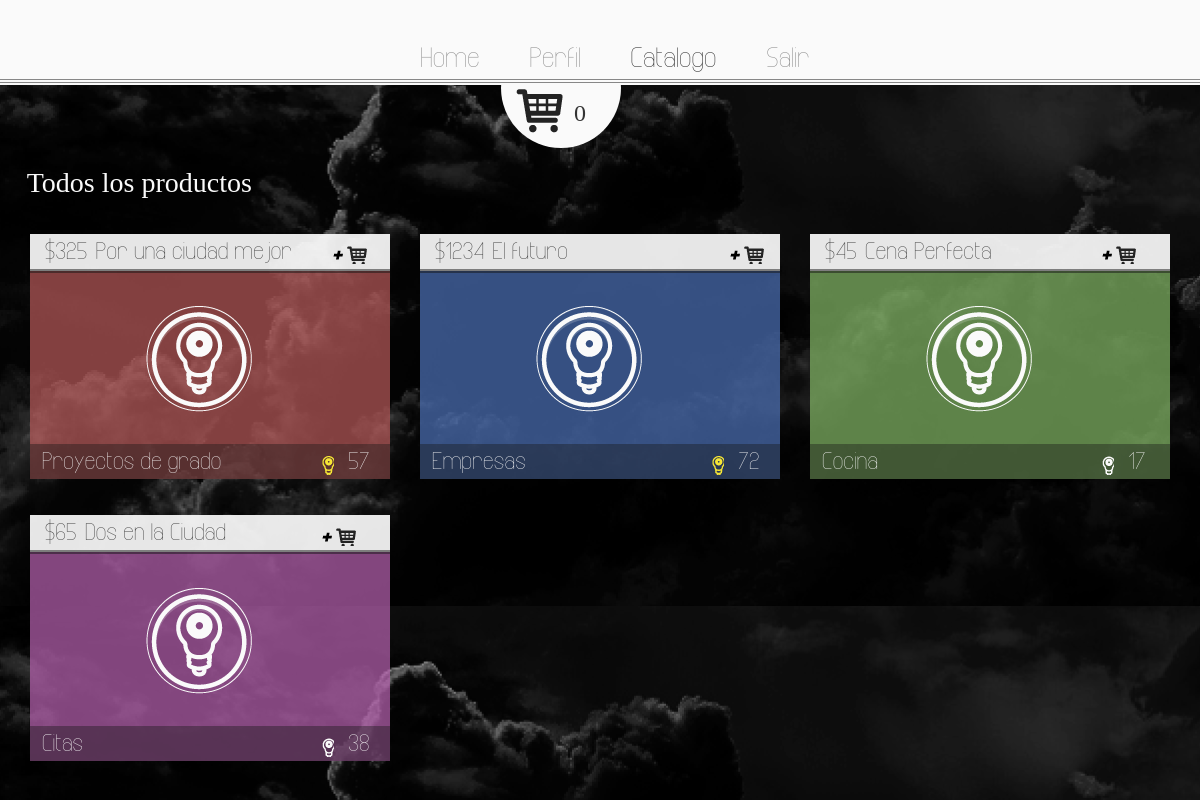
The page /WWW/Taller_2/catalogo.php on the database its author committed.
### tables this page shows
CREATE TABLE IF NOT EXISTS `productos` (
  `id` int(11) NOT NULL AUTO_INCREMENT,
  `nombre` varchar(1024) NOT NULL,
  `precio` int(11) NOT NULL,
  `categoria` varchar(1024) NOT NULL,
  `bombillos` int(11) NOT NULL,
  `vendedor` varchar(1024) NOT NULL,
  PRIMARY KEY (`id`)
);

### WWW/Taller_2/catalogo.php (the view, shortened to what this page needs)
<html lang="es">
<head>
  <link href="CSS/bootstrap.min.css" rel="stylesheet">
  <link href="CSS/main.css" rel="stylesheet">
</head>
<body>
  <nav>
    <div id="navegacion">
      <div class="container">
        <div class="row">
          <div class="col-md-4">
            <?php
            include_once("includes/database.php");
              ?>
          </div>
          <div class="col-md-5">
           <a href="index.php">Home</a>
           <a href="compras.php">Perfil</a>
           <a class="resaltado" href="catalogo.php">Catalogo</a>
           <a href="includes/terminarSesion.php">Salir</a>
         </div>
       </div>
     </div>
     <hr>
     <hr>
   </div>
 </nav>
 <div class="container">
  <div class="row">
    <div class="col-md-2 col-md-offset-5">
      <div id="circulo">
       <figure>
        <a href="carrito.php"><img src="images/carrito.png"></a>
      </figure>
      <?php
      $sqlCarro="SELECT carrito.id FROM tiendaVirtual.carrito WHERE carrito.idUsuario='". $_SESSION["username"]."'";
      $tempCarro=mysqli_query($con,$sqlCarro);
      $filasTempCarro= mysqli_num_rows($tempCarro);
      echo"<h3>".$filasTempCarro."</h3>";
      ?>
    </div>
  </div>
</div>
</div>
<section>
  <div class="container">
    <div class="row">
      <h1>Todos los productos</h1>
      <?php
      $sqlProducto="SELECT productos.nombre AS nombreProducto, productos.id AS idProducto, productos.precio AS precio, productos.categoria AS categoria, productos.bombillos AS bombillos FROM tiendaVirtual.productos";
      $resProducto=mysqli_query($con,$sqlProducto);
      while($rowProducto=mysqli_fetch_array($resProducto)){
        echo"<div class='col-md-4'>";
        echo"<div class='headerProc'>";
        echo"<h3>$".$rowProducto["precio"]."</h3>";
        echo"<div class='titulo'>";
        echo"<h3>".$rowProducto["nombreProducto"]."</h3>";
        echo"</div>";
        echo"<figure>";
        echo"<a href='includes/agregarAlCarro.php?idProducto=".$rowProducto["idProducto"]."'><img src='images/carroPeque.png'></a>";
        echo"</figure>";
        echo"<hr>";
        echo"</div>";
        if($rowProducto["categoria"]=="Proyectos de grado"){
          echo"<div class='producto rojo'>";
        }
        if($rowProducto["categoria"]=="Empresas"){
          echo"<div class='producto azul'>";
        }
        if($rowProducto["categoria"]=="Cocina"){
          echo"<div class='producto verde'>";
        }
        if($rowProducto["categoria"]=="Citas"){
          echo"<div class='producto rosa'>";
        }
        echo"<hr>";
        echo"<figure>";
        echo"<img src='images/icono.png'>";
        echo"</figure>";
        echo"<div class='footerProc'>";
        echo"<div class='tituloBajo'>";
        echo"<h3>".$rowProducto["categoria"]."</h3>";
        echo"</div>";
        if($rowProducto["bombillos"]>=50){
          echo"<img src='images/bombilloAmarillo.png'>";
        }else{
          echo"<img src='images/bombillo.png'>";
        }
        echo"<h3>".$rowProducto["bombillos"]."</h3>";
        echo"</div>";
        echo"</div>";
        echo"</div>";
      }
      ?>
    </div>
  </div>
</section>
</body>
</html>

### WWW/Taller_2/CSS/main.css (style rules this page uses)
* { margin: 0; padding: 0; }
body { background-image: url("../images/fondo.png"); }
h1 { font-family: intro; }
h3 { font-family: infinity; }
#navegacion { background: #fafafa; margin-bottom: 0%; padding-top: 1%; position: relative; z-index: 2; }
#navegacion a { display: inline-block; font-family: infinity; font-size: 2em; margin-right: 10%; margin-top: 6%; position: relative; color: rgba(23,23,23,0.5); text-decoration: none; }
#navegacion .resaltado { color: #232323; }
section h1 { color: #fafafa; font-family: intro; font-size: 2em; margin-bottom: 3%; margin-left: 1%; }
#circulo { border-radius: 50%; background-color: #fafafa; height: 120px; width: 120px; margin-left: -10%; margin-top: -35%; z-index: -2; }
#circulo figure { padding-top: 49%; padding-left: 11%; display: inline-block; }
#circulo h3 { font-family: intro; display: inline-block; margin-top: 37%; margin-left: 5%; position: absolute; }
hr { border-top: 1px solid rgba(23,23,23,0.5); color: rgba(23,23,23,0.5); height: 2px; margin: 0; }
.headerProc { background-color: rgba(255,255,255,0.9); }
.headerProc h3 { display: inline-block; margin-bottom: 1%; margin-left: 4%; margin-top: 1.4%; position: relative; }
.titulo { display: inline-block; width:57%; }
.titulo h3 { display: inline-block; margin-bottom: 1%; margin-left: 4%; margin-top: 1.4%; position: relative; }
.headerProc hr { border-top: 2px solid rgba(23,23,23,0.5); color: rgba(23,23,23,0.5); height: 0px; margin: 0; }
.headerProc figure { display: inline-block; margin-left: 11%; }
.producto hr { border-top: 2px solid rgba(23,23,23,0.5); color: rgba(23,23,23,0.5); height: 0px; margin: 0; }
.producto { background-color: rgba(255,255,255,0.7); margin-bottom: 10%; }
.rojo { background-color: rgba(186,91,91,0.7); }
.azul { background-color: rgba(78,114,186,0.7); }
.verde { background-color: rgba(133,186,103,0.7); }
.rosa { background-color: rgba(186,99,179,0.7); }
.producto figure { padding-bottom: 9%; padding-left: 32%; padding-top: 9%; }
.footerProc { background-color: rgba(23,23,23,0.4); }
.footerProc h3 { color: #fafafa; display: inline-block; margin-bottom: 1%; margin-left: 4%; margin-top: 1.4%; position: relative; }
.tituloBajo { display: inline-block; width:81%; }
.tituloBajo h3 { color: #fafafa; display: inline-block; margin-bottom: 1%; margin-left: 4%; margin-top: 1.4%; position: relative; }

### rows shown on the page
productos: precio "325", nombre "Por una ciudad mejor", categoria "Proyectos de grado", bombillos "57"
productos: precio "1234", nombre "El futuro", categoria "Empresas", bombillos "72"
productos: precio "45", nombre "Cena Perfecta", categoria "Cocina", bombillos "17"
productos: precio "65", nombre "Dos en la Ciudad", categoria "Citas", bombillos "38"

### other values the page prints
$filasTempCarro "0"
